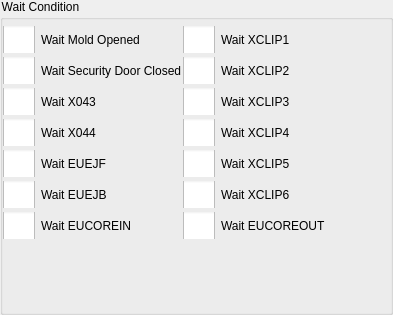
<?xml version="1.0" encoding="UTF-8"?>
<ui version="4.0">
 <class>ICWaitConditionEditor</class>
 <widget class="QWidget" name="ICWaitConditionEditor">
  <property name="geometry">
   <rect>
    <x>0</x>
    <y>0</y>
    <width>393</width>
    <height>315</height>
   </rect>
  </property>
  <property name="windowTitle">
   <string>Form</string>
  </property>
  <layout class="QVBoxLayout" name="verticalLayout">
   <property name="spacing">
    <number>0</number>
   </property>
   <property name="margin">
    <number>0</number>
   </property>
   <item>
    <widget class="QGroupBox" name="groupBox">
     <property name="styleSheet">
      <string notr="true">::indicator {
     width: 32px;
     height: 32px;
 }

::indicator:unchecked 
{
     image: url(:/resource/check_unchecked.png);
 }
::indicator:checked 
{
     image: url(:/resource/check_checked.png);
 }

QCheckBox::indicator:checked:disabled
{
 image: url(:/resource/check_checked_disable.png);
}

QCheckBox::indicator:unchecked:disabled
{
 image: url(:/resource/check_unchecked_disable.png);
}



</string>
     </property>
     <property name="title">
      <string>Wait Condition</string>
     </property>
     <layout class="QFormLayout" name="formLayout">
      <property name="horizontalSpacing">
       <number>0</number>
      </property>
      <property name="verticalSpacing">
       <number>4</number>
      </property>
      <property name="leftMargin">
       <number>0</number>
      </property>
      <property name="topMargin">
       <number>6</number>
      </property>
      <property name="rightMargin">
       <number>0</number>
      </property>
      <property name="bottomMargin">
       <number>0</number>
      </property>
      <item row="0" column="0">
       <widget class="QCheckBox" name="moldOpenedCheckBox">
        <property name="minimumSize">
         <size>
          <width>0</width>
          <height>27</height>
         </size>
        </property>
        <property name="maximumSize">
         <size>
          <width>16777215</width>
          <height>27</height>
         </size>
        </property>
        <property name="text">
         <string>Wait Mold Opened</string>
        </property>
        <attribute name="buttonGroup">
         <string notr="true">buttonGroup</string>
        </attribute>
       </widget>
      </item>
      <item row="1" column="0">
       <widget class="QCheckBox" name="securityDoorCheckBox">
        <property name="minimumSize">
         <size>
          <width>0</width>
          <height>27</height>
         </size>
        </property>
        <property name="maximumSize">
         <size>
          <width>16777215</width>
          <height>27</height>
         </size>
        </property>
        <property name="text">
         <string>Wait Security Door Closed</string>
        </property>
        <attribute name="buttonGroup">
         <string notr="true">buttonGroup</string>
        </attribute>
       </widget>
      </item>
      <item row="2" column="0">
       <widget class="QCheckBox" name="x043CheckBox">
        <property name="minimumSize">
         <size>
          <width>0</width>
          <height>27</height>
         </size>
        </property>
        <property name="maximumSize">
         <size>
          <width>16777215</width>
          <height>27</height>
         </size>
        </property>
        <property name="text">
         <string>Wait X043</string>
        </property>
        <attribute name="buttonGroup">
         <string notr="true">buttonGroup</string>
        </attribute>
       </widget>
      </item>
      <item row="3" column="0">
       <widget class="QCheckBox" name="x044CheckBox">
        <property name="minimumSize">
         <size>
          <width>0</width>
          <height>27</height>
         </size>
        </property>
        <property name="maximumSize">
         <size>
          <width>16777215</width>
          <height>27</height>
         </size>
        </property>
        <property name="text">
         <string>Wait X044</string>
        </property>
        <attribute name="buttonGroup">
         <string notr="true">buttonGroup</string>
        </attribute>
       </widget>
      </item>
      <item row="0" column="1">
       <widget class="QCheckBox" name="xclip1CheckBox">
        <property name="minimumSize">
         <size>
          <width>0</width>
          <height>27</height>
         </size>
        </property>
        <property name="maximumSize">
         <size>
          <width>16777215</width>
          <height>27</height>
         </size>
        </property>
        <property name="text">
         <string>Wait XCLIP1</string>
        </property>
        <attribute name="buttonGroup">
         <string notr="true">buttonGroup</string>
        </attribute>
       </widget>
      </item>
      <item row="1" column="1">
       <widget class="QCheckBox" name="xclip2CheckBox">
        <property name="minimumSize">
         <size>
          <width>0</width>
          <height>27</height>
         </size>
        </property>
        <property name="maximumSize">
         <size>
          <width>16777215</width>
          <height>27</height>
         </size>
        </property>
        <property name="text">
         <string>Wait XCLIP2</string>
        </property>
        <attribute name="buttonGroup">
         <string notr="true">buttonGroup</string>
        </attribute>
       </widget>
      </item>
      <item row="2" column="1">
       <widget class="QCheckBox" name="xclip3CheckBox">
        <property name="minimumSize">
         <size>
          <width>0</width>
          <height>27</height>
         </size>
        </property>
        <property name="maximumSize">
         <size>
          <width>16777215</width>
          <height>27</height>
         </size>
        </property>
        <property name="text">
         <string>Wait XCLIP3</string>
        </property>
        <attribute name="buttonGroup">
         <string notr="true">buttonGroup</string>
        </attribute>
       </widget>
      </item>
      <item row="3" column="1">
       <widget class="QCheckBox" name="xclip4CheckBox">
        <property name="minimumSize">
         <size>
          <width>0</width>
          <height>27</height>
         </size>
        </property>
        <property name="maximumSize">
         <size>
          <width>16777215</width>
          <height>27</height>
         </size>
        </property>
        <property name="text">
         <string>Wait XCLIP4</string>
        </property>
        <attribute name="buttonGroup">
         <string notr="true">buttonGroup</string>
        </attribute>
       </widget>
      </item>
      <item row="4" column="1">
       <widget class="QCheckBox" name="xclip5CheckBox">
        <property name="minimumSize">
         <size>
          <width>0</width>
          <height>27</height>
         </size>
        </property>
        <property name="maximumSize">
         <size>
          <width>16777215</width>
          <height>27</height>
         </size>
        </property>
        <property name="text">
         <string>Wait XCLIP5</string>
        </property>
        <attribute name="buttonGroup">
         <string notr="true">buttonGroup</string>
        </attribute>
       </widget>
      </item>
      <item row="5" column="1">
       <widget class="QCheckBox" name="xclip6CheckBox">
        <property name="minimumSize">
         <size>
          <width>0</width>
          <height>27</height>
         </size>
        </property>
        <property name="maximumSize">
         <size>
          <width>16777215</width>
          <height>27</height>
         </size>
        </property>
        <property name="text">
         <string>Wait XCLIP6</string>
        </property>
        <attribute name="buttonGroup">
         <string notr="true">buttonGroup</string>
        </attribute>
       </widget>
      </item>
      <item row="4" column="0">
       <widget class="QCheckBox" name="euejfCheckBox">
        <property name="minimumSize">
         <size>
          <width>0</width>
          <height>27</height>
         </size>
        </property>
        <property name="maximumSize">
         <size>
          <width>16777215</width>
          <height>27</height>
         </size>
        </property>
        <property name="text">
         <string>Wait EUEJF</string>
        </property>
        <attribute name="buttonGroup">
         <string notr="true">buttonGroup</string>
        </attribute>
       </widget>
      </item>
      <item row="5" column="0">
       <widget class="QCheckBox" name="euejbCheckBox">
        <property name="minimumSize">
         <size>
          <width>0</width>
          <height>27</height>
         </size>
        </property>
        <property name="maximumSize">
         <size>
          <width>16777215</width>
          <height>27</height>
         </size>
        </property>
        <property name="text">
         <string>Wait EUEJB</string>
        </property>
        <attribute name="buttonGroup">
         <string notr="true">buttonGroup</string>
        </attribute>
       </widget>
      </item>
      <item row="6" column="0">
       <widget class="QCheckBox" name="eucoreinCheckBox">
        <property name="minimumSize">
         <size>
          <width>0</width>
          <height>27</height>
         </size>
        </property>
        <property name="maximumSize">
         <size>
          <width>16777215</width>
          <height>27</height>
         </size>
        </property>
        <property name="text">
         <string>Wait EUCOREIN</string>
        </property>
        <attribute name="buttonGroup">
         <string notr="true">buttonGroup</string>
        </attribute>
       </widget>
      </item>
      <item row="6" column="1">
       <widget class="QCheckBox" name="eucoreoutCheckBox">
        <property name="minimumSize">
         <size>
          <width>0</width>
          <height>27</height>
         </size>
        </property>
        <property name="maximumSize">
         <size>
          <width>16777215</width>
          <height>27</height>
         </size>
        </property>
        <property name="text">
         <string>Wait EUCOREOUT</string>
        </property>
        <attribute name="buttonGroup">
         <string notr="true">buttonGroup</string>
        </attribute>
       </widget>
      </item>
     </layout>
    </widget>
   </item>
  </layout>
 </widget>
 <resources/>
 <connections/>
 <buttongroups>
  <buttongroup name="buttonGroup"/>
 </buttongroups>
</ui>
